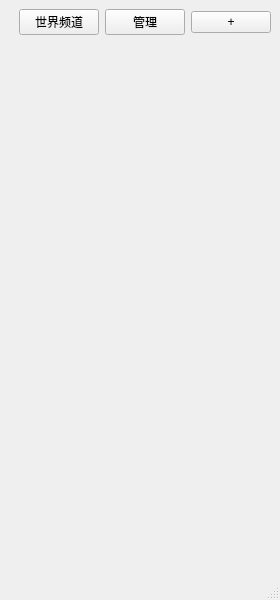
<?xml version="1.0" encoding="UTF-8"?>
<ui version="4.0">
 <class>friendlist</class>
 <widget class="QMainWindow" name="friendlist">
  <property name="geometry">
   <rect>
    <x>0</x>
    <y>0</y>
    <width>280</width>
    <height>600</height>
   </rect>
  </property>
  <property name="windowTitle">
   <string>MainWindow</string>
  </property>
  <widget class="QWidget" name="centralwidget">
   <layout class="QGridLayout" name="gridLayout">
    <item row="0" column="2">
     <widget class="QPushButton" name="pushButton_2">
      <property name="text">
       <string>管理</string>
      </property>
     </widget>
    </item>
    <item row="1" column="0" colspan="4">
     <layout class="QVBoxLayout" name="verticalLayout">
      <item>
       <spacer name="verticalSpacer">
        <property name="orientation">
         <enum>Qt::Vertical</enum>
        </property>
        <property name="sizeHint" stdset="0">
         <size>
          <width>20</width>
          <height>40</height>
         </size>
        </property>
       </spacer>
      </item>
     </layout>
    </item>
    <item row="0" column="3">
     <widget class="QPushButton" name="pushButton">
      <property name="text">
       <string>+</string>
      </property>
     </widget>
    </item>
    <item row="0" column="0">
     <spacer name="horizontalSpacer">
      <property name="orientation">
       <enum>Qt::Horizontal</enum>
      </property>
      <property name="sizeHint" stdset="0">
       <size>
        <width>40</width>
        <height>20</height>
       </size>
      </property>
     </spacer>
    </item>
    <item row="0" column="1">
     <widget class="QPushButton" name="pushButton_3">
      <property name="text">
       <string>世界频道</string>
      </property>
     </widget>
    </item>
   </layout>
  </widget>
  <widget class="QStatusBar" name="statusbar"/>
 </widget>
 <resources/>
 <connections/>
</ui>
